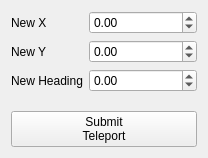
<?xml version="1.0" encoding="UTF-8"?>
<ui version="4.0">
 <class>teleport_form</class>
 <widget class="QWidget" name="teleport_form">
  <property name="geometry">
   <rect>
    <x>0</x>
    <y>0</y>
    <width>208</width>
    <height>158</height>
   </rect>
  </property>
  <property name="minimumSize">
   <size>
    <width>208</width>
    <height>158</height>
   </size>
  </property>
  <property name="windowTitle">
   <string>Form</string>
  </property>
  <layout class="QVBoxLayout" name="verticalLayout">
   <item>
    <layout class="QFormLayout" name="formLayout">
     <item row="0" column="0">
      <widget class="QLabel" name="label">
       <property name="text">
        <string>New X</string>
       </property>
      </widget>
     </item>
     <item row="0" column="1">
      <widget class="QDoubleSpinBox" name="new_x_spinbox">
       <property name="minimum">
        <double>-9999.000000000000000</double>
       </property>
       <property name="maximum">
        <double>9999.000000000000000</double>
       </property>
      </widget>
     </item>
     <item row="1" column="0">
      <widget class="QLabel" name="label_2">
       <property name="text">
        <string>New Y</string>
       </property>
      </widget>
     </item>
     <item row="1" column="1">
      <widget class="QDoubleSpinBox" name="new_y_spinbox">
       <property name="minimum">
        <double>-9999.000000000000000</double>
       </property>
       <property name="maximum">
        <double>9999.000000000000000</double>
       </property>
      </widget>
     </item>
     <item row="2" column="0">
      <widget class="QLabel" name="label_3">
       <property name="text">
        <string>New Heading</string>
       </property>
      </widget>
     </item>
     <item row="2" column="1">
      <widget class="QDoubleSpinBox" name="new_heading_spinbox">
       <property name="minimum">
        <double>-360.000000000000000</double>
       </property>
       <property name="maximum">
        <double>360.000000000000000</double>
       </property>
      </widget>
     </item>
    </layout>
   </item>
   <item>
    <widget class="QPushButton" name="submit_teleport_button">
     <property name="text">
      <string>Submit
Teleport</string>
     </property>
    </widget>
   </item>
  </layout>
 </widget>
 <resources/>
 <connections/>
</ui>
